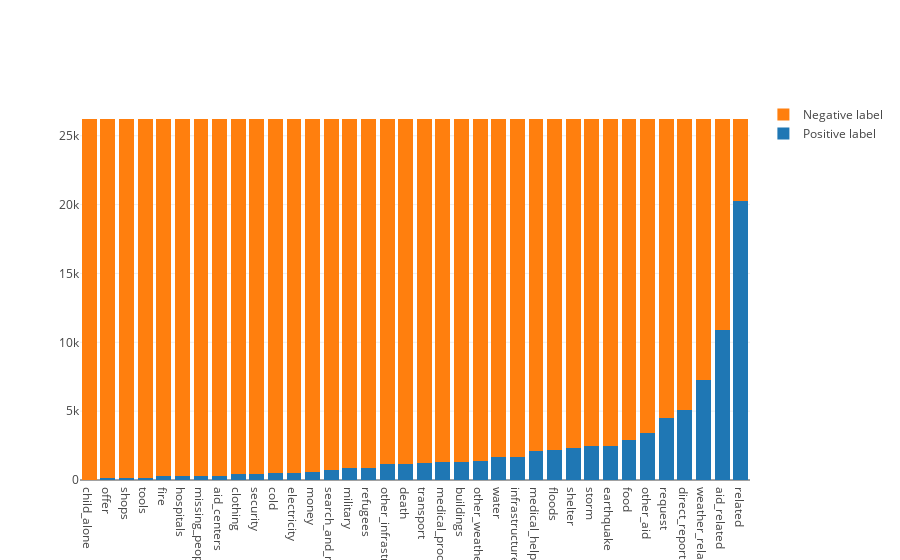

Notebook cell for this chart:
### Code cell
trace1 = go.Bar(
    x=positive.index.tolist(),
    y=positive.values.tolist(),
    name='Positive label',
)
trace2 = go.Bar(
    x=negative.index.tolist(),
    y=negative.values.tolist(),
    name='Negative label',
)

data = [trace1, trace2]
layout = go.Layout(
    barmode='stack'
)

fig = go.Figure(data=data, layout=layout)
iplot(fig, filename='stacked-bar')

### Figure 1 — Plotly figure (JSON) as saved in the notebook; plotly's stock layout.template omitted (floating-point values rounded to 4 significant figures)
{"data": [{"name": "Positive label", "type": "bar", "uid": "219ff070-edc4-11e8-8639-a45e60b95ee1", "x": ["child_alone", "offer", "shops", "tools", "fire", "hospitals", "missing_people", "aid_centers", "clothing", "security", "cold", "electricity", "money", "search_and_rescue", "military", "refugees", "other_infrastructure", "death", "transport", "medical_products", "buildings", "other_weather", "water", "infrastructure_related", "medical_help", "floods", "shelter", "storm", "earthquake", "food", "other_aid", "request", "direct_report", "weather_related", "aid_related", "related"], "y": [0, 118, 120, 159, 282, 283, 298, 309, 405, 471, 530, 532, 604, 724, 860, 875, 1151, 1194, 1201, 1313, 1333, 1376, 1672, 1705, 2084, 2155, 2314, 2443, 2455, 2923, 3446, 4474, 5075, 7297, 10860, 20282]}, {"name": "Negative label", "type": "bar", "uid": "219ff234-edc4-11e8-91f2-a45e60b95ee1", "x": ["related", "aid_related", "weather_related", "direct_report", "request", "other_aid", "food", "earthquake", "storm", "shelter", "floods", "medical_help", "infrastructure_related", "water", "other_weather", "buildings", "medical_products", "transport", "death", "other_infrastructure", "refugees", "military", "search_and_rescue", "money", "electricity", "cold", "security", "clothing", "aid_centers", "missing_people", "hospitals", "fire", "tools", "shops", "offer", "child_alone"], "y": [5934, 15356, 18919, 21141, 21742, 22770, 23293, 23761, 23773, 23902, 24061, 24132, 24511, 24544, 24840, 24883, 24903, 25015, 25022, 25065, 25341, 25356, 25492, 25612, 25684, 25686, 25745, 25811, 25907, 25918, 25933, 25934, 26057, 26096, 26098, 26216]}], "layout": {"barmode": "stack"}}
